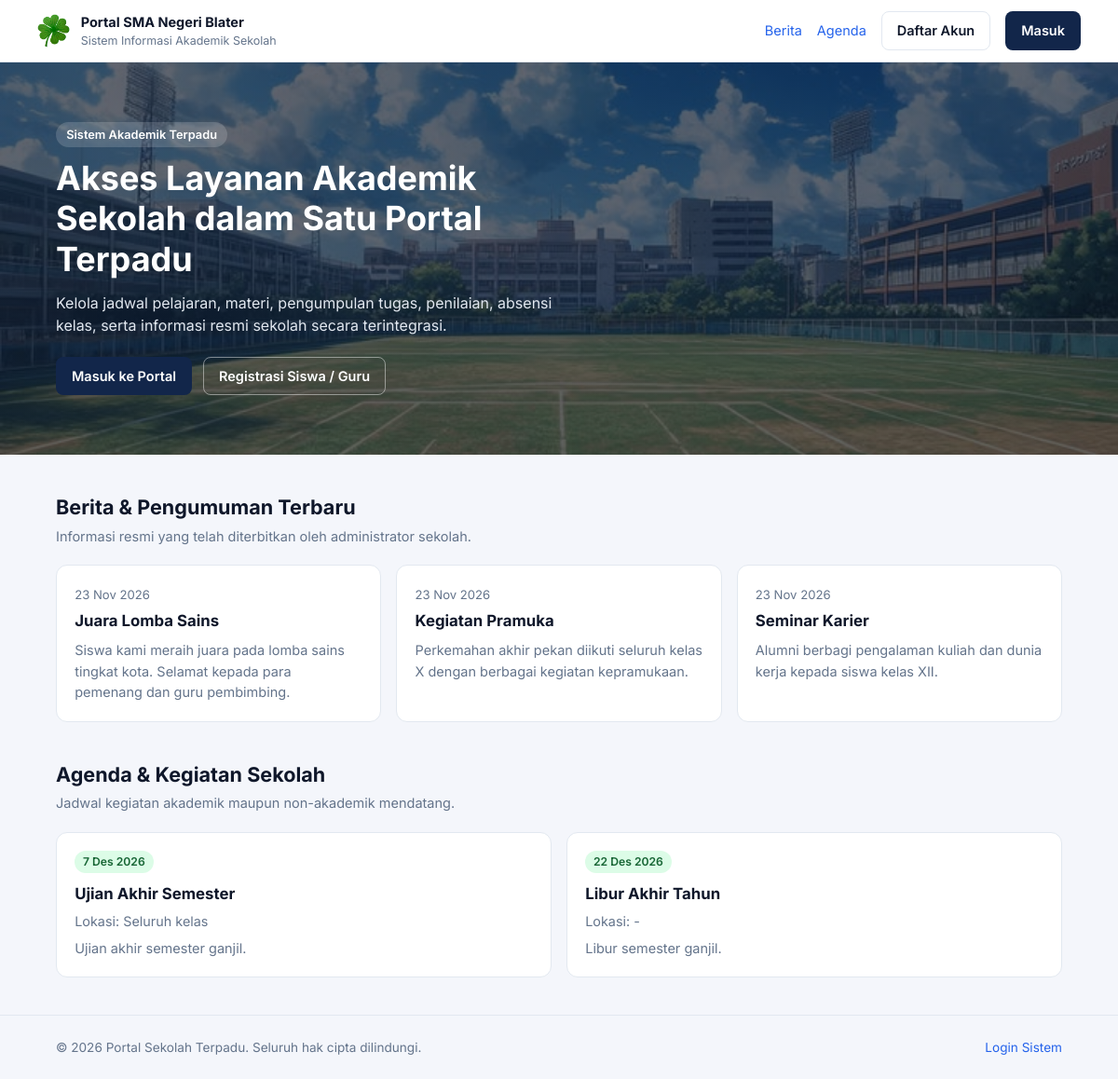
The page / on the database its author committed.
### tables this page shows
CREATE TABLE IF NOT EXISTS berita (
    id_berita    INT          NOT NULL AUTO_INCREMENT,
    judul        VARCHAR(150) NOT NULL,
    isi          TEXT         NOT NULL,           
    gambar_path  VARCHAR(255) NULL,
    status       ENUM('draf','terbit') NOT NULL DEFAULT 'draf',
    id_admin     INT          NOT NULL,
    dibuat_pada  TIMESTAMP    NOT NULL DEFAULT CURRENT_TIMESTAMP,
    PRIMARY KEY (id_berita),
    FOREIGN KEY (id_admin) REFERENCES admin(id_admin)
);

CREATE TABLE IF NOT EXISTS event (
    id_event         INT          NOT NULL AUTO_INCREMENT,
    judul            VARCHAR(150) NOT NULL,
    deskripsi        TEXT         NULL,
    tanggal_mulai    DATE         NOT NULL,
    tanggal_selesai  DATE         NULL,            
    lokasi           VARCHAR(100) NULL,
    status           ENUM('draf','terbit') NOT NULL DEFAULT 'draf',
    id_admin         INT          NOT NULL,
    PRIMARY KEY (id_event),
    FOREIGN KEY (id_admin) REFERENCES admin(id_admin)
);

### koneksi.php (called while the page is built, shortened)
<?php
$db_host = "localhost";
$db_user = "root";
$db_pass = "";
$db_nama = "dataprojek";
try {
    $koneksi = mysqli_connect($db_host, $db_user, $db_pass, $db_nama);
    mysqli_set_charset($koneksi, "utf8mb4");
} catch (mysqli_sql_exception $ex) {
    http_response_code(500);
    exit("Tidak dapat terhubung ke database.");
}
function db_semua($sql, $tipe = "", $param = []) {
    global $koneksi;
    $stmt = mysqli_prepare($koneksi, $sql);
    mysqli_stmt_execute($stmt);
    $hasil = mysqli_stmt_get_result($stmt);
    $baris = mysqli_fetch_all($hasil, MYSQLI_ASSOC);
    return $baris;
}

### auth.php (called while the page is built, shortened)
<?php
require_once __DIR__ . '/koneksi.php';
function e($teks) {
    return htmlspecialchars((string)$teks, ENT_QUOTES, 'UTF-8');
}
function tanggal_id($waktu, $dengan_jam = false) {
    $bulan = [1=>'Jan','Feb','Mar','Apr','Mei','Jun','Jul','Agu','Sep','Okt','Nov','Des'];
    $t = strtotime($waktu);
    $s = date('j', $t) . ' ' . $bulan[(int)date('n', $t)] . ' ' . date('Y', $t);
    return $dengan_jam ? $s . ', ' . date('H.i', $t) : $s;
}
function ringkas($teks, $maks = 140) {
    $teks = trim((string)$teks);
    if (mb_strlen($teks) <= $maks) return $teks;
    return mb_substr($teks, 0, $maks) . '…';
}

### index.php (the view, shortened to what this page needs)
<?php
require_once 'auth.php';
$berita = db_semua("SELECT judul, isi, dibuat_pada FROM berita WHERE status = 'terbit' ORDER BY dibuat_pada DESC LIMIT 6");
$event  = db_semua("SELECT judul, deskripsi, tanggal_mulai, tanggal_selesai, lokasi FROM event WHERE status = 'terbit' ORDER BY tanggal_mulai ASC LIMIT 6");
$sudah_login = !empty($_SESSION['id']) && !empty($_SESSION['peran']);
?>
<!doctype html>
<html lang="id">
<head>
  <link rel="stylesheet" href="style.css">
</head>
<body>
  <header class="portal-nav">
    <div class="container nav-inner">
      <a class="brand" href="index.php">
        <img src="asset/logo.png" alt="Logo" class="brand-logo" style="height: 36px; width: auto; object-fit: contain;">
        <div>
          <strong>Portal SMA Negeri Blater</strong>
          <small>Sistem Informasi Akademik Sekolah</small>
        </div>
      </a>
      <nav class="nav-links">
        <a href="#berita">Berita</a>
        <a href="#event">Agenda</a>
        <?php if ($sudah_login): ?>
          <a class="btn-primary" href="dashboard-<?= e($_SESSION['peran']) ?>.php">Dashboard</a>
        <?php else: ?>
          <a class="btn-outline" href="daftar.php">Daftar Akun</a>
          <a class="btn-primary" href="login.php">Masuk</a>
        <?php endif; ?>
      </nav>
    </div>
  </header>
  <section class="hero">
    <div class="container hero-grid">
      <div>
        <span class="hero-tag">Sistem Akademik Terpadu</span>
        <h1>Akses Layanan Akademik Sekolah dalam Satu Portal Terpadu</h1>
        <p>Kelola jadwal pelajaran, materi, pengumpulan tugas, penilaian, absensi kelas, serta informasi resmi sekolah secara terintegrasi.</p>
        <div class="hero-actions">
          <?php if ($sudah_login): ?>
            <a class="btn-primary" href="dashboard-<?= e($_SESSION['peran']) ?>.php">Buka Dashboard Saya</a>
            <a class="btn-outline" href="logout.php">Keluar</a>
          <?php else: ?>
            <a class="btn-primary" href="login.php">Masuk ke Portal</a>
            <a class="btn-outline" href="daftar.php">Registrasi Siswa / Guru</a>
          <?php endif; ?>
        </div>
      </div>
    </div>
  </section>
  <main class="container portal-section">
    <section id="berita">
      <div class="section-head">
        <h2>Berita &amp; Pengumuman Terbaru</h2>
        <p>Informasi resmi yang telah diterbitkan oleh administrator sekolah.</p>
      </div>
      <div class="cards">
        <?php foreach ($berita as $b): ?>
          <article class="card">
            <small class="meta"><?= e(tanggal_id($b['dibuat_pada'])) ?></small>
            <h3 style="margin:.35rem 0 .5rem;font-size:1.05rem;"><?= e($b['judul']) ?></h3>
            <p style="margin:0;color:var(--muted);line-height:1.55;"><?= e(ringkas($b['isi'], 200)) ?></p>
          </article>
        <?php endforeach; ?>
      </div>
    </section>
    <section id="event" style="margin-top:2.5rem;">
      <div class="section-head">
        <h2>Agenda &amp; Kegiatan Sekolah</h2>
        <p>Jadwal kegiatan akademik maupun non-akademik mendatang.</p>
      </div>
      <div class="cards">
        <?php foreach ($event as $ev): ?>
          <article class="card">
            <span class="badge"><?= e(tanggal_id($ev['tanggal_mulai'])) ?><?= $ev['tanggal_selesai'] ? ' – ' . e(tanggal_id($ev['tanggal_selesai'])) : '' ?></span>
            <h3 style="margin:.6rem 0 .35rem;font-size:1.05rem;"><?= e($ev['judul']) ?></h3>
            <p style="margin:0 0 .5rem;color:var(--muted);font-size:.9rem;">Lokasi: <?= e($ev['lokasi'] ?: '-') ?></p>
            <p style="margin:0;color:var(--muted);line-height:1.5;"><?= e(ringkas($ev['deskripsi'] ?? '', 160)) ?></p>
          </article>
        <?php endforeach; ?>
      </div>
    </section>
  </main>
  <footer class="portal-footer">
    <div class="container">
      <span>&copy; <?= date('Y') ?> Portal Sekolah Terpadu. Seluruh hak cipta dilindungi.</span>
      <a href="login.php">Login Sistem</a>
    </div>
  </footer>
</body>
</html>

### style.css (style rules this page uses)
:root { --bg: #f4f6fb; --surface: #ffffff; --border: #e2e8f0; --text: #0f172a; --muted: #64748b; --primary: #12264A; --primary-hover: #1e3a8a; --accent: #2563eb; --danger: #dc2626; --ok-bg: #dcfce7; --ok-text: #166534; --err-bg: #fee2e2; --err-text: #991b1b; --radius: 12px; }
* { box-sizing: border-box; }
body { margin: 0; font-family: 'Inter', system-ui, -apple-system, sans-serif; background: var(--bg); color: var(--text); font-size: 14.5px; line-height: 1.5; }
a { color: var(--accent); text-decoration: none; }
.container { max-width: 1120px; margin: 0 auto; padding: 0 1.25rem; }
.portal-nav { background: var(--surface); border-bottom: 1px solid var(--border); position: sticky; top: 0; z-index: 20; }
.nav-inner { display: flex; align-items: center; justify-content: space-between; min-height: 66px; gap: 1rem; flex-wrap: wrap; padding: .5rem 0; }
.brand { display: flex; align-items: center; gap: .75rem; color: var(--text); text-decoration: none; }
.brand small { display: block; color: var(--muted); font-size: .78rem; }
.nav-links { display: flex; align-items: center; gap: 1rem; flex-wrap: wrap; }
.hero { position: relative; padding: 4rem 0; background-image: linear-gradient(rgba(11, 17, 32, 0.65), rgba(11, 17, 32, 0.65)), url("asset/sekolah.jpg"); background-size: cover; background-position: center; background-repeat: no-repeat; color: #ffffff; }
.hero-grid { display: grid; grid-template-columns: 1.15fr 1fr; gap: 2rem; align-items: center; }
.hero-tag { display: inline-block; padding: .25rem .7rem; border-radius: 99px; background: rgba(255, 255, 255, 0.16); color: #ffffff; font-weight: 600; font-size: .8rem; margin-bottom: .75rem; }
.hero h1 { font-size: clamp(1.65rem, 3vw, 2.3rem); line-height: 1.2; margin: 0 0 .85rem; color: #ffffff; }
.hero p { color: #e2e8f0; margin: 0 0 1.35rem; font-size: 1rem; }
.hero-actions { display: flex; gap: .75rem; flex-wrap: wrap; }
.hero .btn-outline { color: #ffffff; border-color: rgba(255, 255, 255, 0.45); }
.portal-section { padding: 2.5rem 1.25rem; }
.section-head { margin-bottom: 1.25rem; }
.section-head h2 { margin: 0 0 .25rem; font-size: 1.35rem; }
.section-head p { margin: 0; color: var(--muted); }
.portal-footer { border-top: 1px solid var(--border); padding: 1.5rem 0; color: var(--muted); font-size: .85rem; }
.portal-footer .container { display: flex; justify-content: space-between; flex-wrap: wrap; gap: .75rem; }
.cards { display: grid; grid-template-columns: repeat(auto-fit, minmax(300px, 1fr)); gap: 1rem; }
.card { background: var(--surface); border: 1px solid var(--border); border-radius: var(--radius); padding: 1.2rem; }
.card h3 { margin: 0 0 .75rem; font-size: .98rem; }
.meta { font-size: .82rem; color: var(--muted); margin-top: .2rem; }
.btn-primary, .btn-outline, .btn-small { display: inline-flex; align-items: center; justify-content: center; gap: .4rem; padding: .55rem 1rem; border-radius: 8px; font: inherit; font-weight: 600; cursor: pointer; border: 1px solid transparent; }
.btn-primary { background: var(--primary); color: #fff; }
.btn-outline { background: transparent; border-color: var(--border); color: var(--text); }
.badge { display: inline-block; padding: .18rem .55rem; border-radius: 99px; font-size: .76rem; font-weight: 600; background: var(--ok-bg); color: var(--ok-text); }

### rows shown on the page
berita: dibuat_pada "23 Nov 2026", judul "Juara Lomba Sains", isi "Siswa kami meraih juara pada lomba sains tingkat kota. Selamat kepada para pemenang dan guru pembimbing."
berita: dibuat_pada "23 Nov 2026", judul "Kegiatan Pramuka", isi "Perkemahan akhir pekan diikuti seluruh kelas X dengan berbagai kegiatan kepramukaan."
berita: dibuat_pada "23 Nov 2026", judul "Seminar Karier", isi "Alumni berbagi pengalaman kuliah dan dunia kerja kepada siswa kelas XII."
event: tanggal_mulai "7 Des 2026", judul "Ujian Akhir Semester", lokasi "Seluruh kelas", deskripsi "Ujian akhir semester ganjil."
event: tanggal_mulai "22 Des 2026", judul "Libur Akhir Tahun", lokasi "-", deskripsi "Libur semester ganjil."
